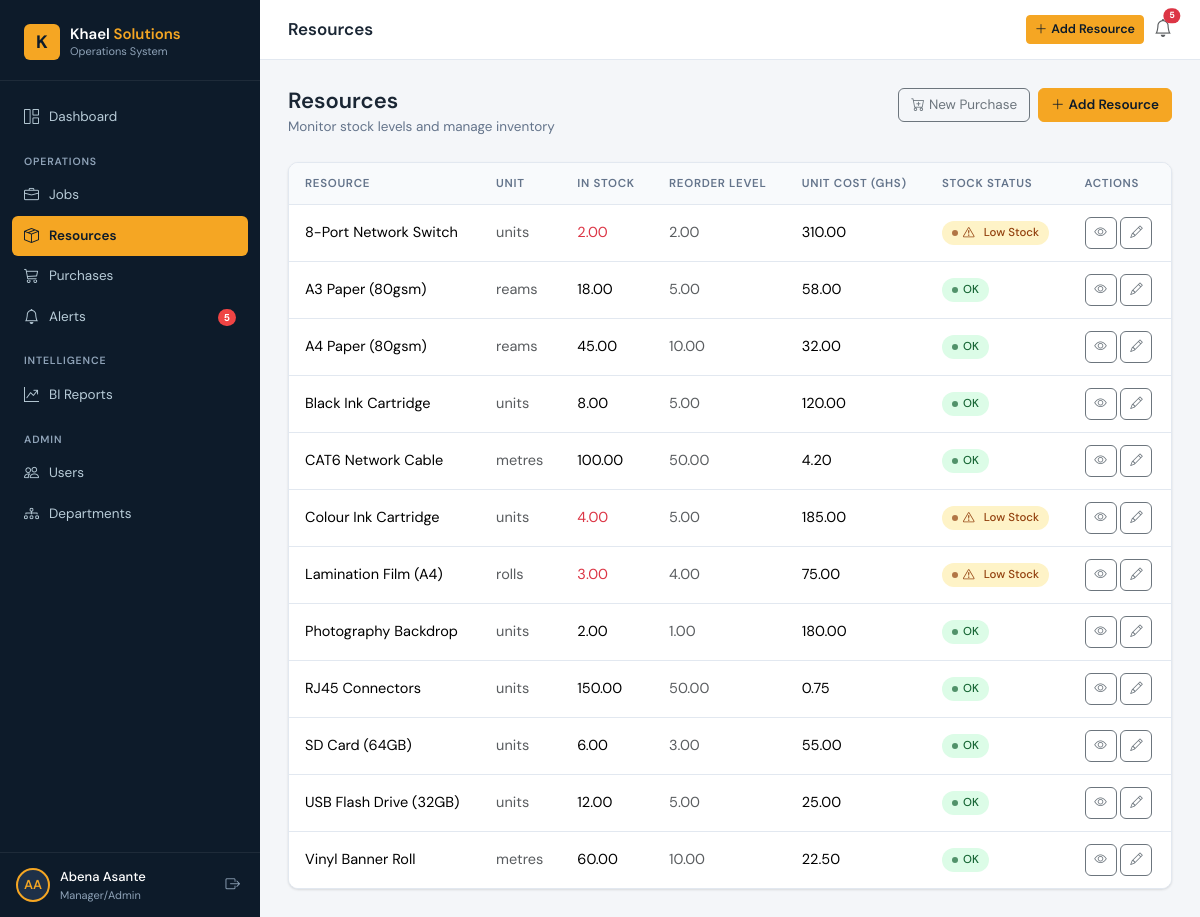
The page /resources/ (signed in) on the database its author committed.
### core/models.py (models this page shows, shortened)
class User(AbstractUser):
    class Role(models.TextChoices):
        SUPER_ADMIN = 'super_admin', 'Super Admin'
        MANAGER     = 'manager',     'Manager/Admin'
        STAFF       = 'staff',       'Department Staff'
    role = models.CharField(max_length=20, choices=Role.choices, default=Role.STAFF)
    groups = models.ManyToManyField(
        'auth.Group', related_name='core_user_set', blank=True,
    )
    user_permissions = models.ManyToManyField(
        'auth.Permission', related_name='core_user_set', blank=True,
    )
    class Meta:
        verbose_name = 'User'
        verbose_name_plural = 'Users'
        ordering = ['username']

class Resource(models.Model):
    title        = models.CharField(max_length=200)
    unit         = models.CharField(max_length=50, help_text='e.g. reams, metres, units, litres')
    quantity     = models.DecimalField(max_digits=12, decimal_places=2, default=0)
    unit_cost    = models.DecimalField(max_digits=10, decimal_places=2, default=0)
    reorder_level = models.DecimalField(
        max_digits=10, decimal_places=2, default=10,
        help_text='Alert when quantity falls at or below this level',
    )
    created_at = models.DateTimeField(auto_now_add=True)
    updated_at = models.DateTimeField(auto_now=True)
    class Meta:
        ordering = ['title']

### core/views.py (the view)
# urls.py: path('resources/',               ResourceListView.as_view(),   name='resource_list'),
@method_decorator(login_required, name='dispatch')
class ResourceListView(View):
    template_name = 'resources/resource_list.html'
    def get(self, request):
        resources = get_resource_list()
        low_stock = get_low_stock_resources()
        return render(request, self.template_name, {
            'resources':    resources,
            'low_stock_ids': set(low_stock.values_list('pk', flat=True)),
        })

### core/context_processors.py (called while the page is built)
def global_context(request):
    if not request.user.is_authenticated:
        return {}
    from core.models import Alert
    return {
        'alert_count': Alert.objects.filter(resolved=False).count(),
    }

### core/services.py (called while the page is built)
def get_resource_list():
    from core.models import Resource
    return Resource.objects.all().order_by('title')

def get_low_stock_resources():
    from core.models import Resource
    return Resource.objects.filter(quantity__lte=F('reorder_level'))

### templates/resources/resource_list.html (shortened to what this page needs)
{% extends 'base.html' %}
{% block topbar_title %}Resources{% endblock %}
{% block topbar_actions %}
{% if user.role in 'super_admin,manager' %}
<a href="{% url 'core:resource_create' %}" class="btn btn-sm btn-primary">
  <i class="bi bi-plus-lg me-1"></i>Add Resource
</a>
{% endif %}
{% endblock %}
{% block content %}
<div class="page-header">
  <div>
    <h1>Resources</h1>
    <p>Monitor stock levels and manage inventory</p>
  </div>
  {% if user.role in 'super_admin,manager' %}
  <div class="page-actions">
    <a href="{% url 'core:purchase_create' %}" class="btn btn-outline-secondary">
      <i class="bi bi-cart-plus me-1"></i>New Purchase
    </a>
    <a href="{% url 'core:resource_create' %}" class="btn btn-primary">
      <i class="bi bi-plus-lg me-1"></i>Add Resource
    </a>
  </div>
  {% endif %}
</div>
<div class="table-wrapper">
  <table class="table table-hover">
    <thead>
      <tr>
        <th>Resource</th>
        <th>Unit</th>
        <th>In Stock</th>
        <th>Reorder Level</th>
        <th>Unit Cost (GHS)</th>
        <th>Stock Status</th>
        <th>Actions</th>
      </tr>
    </thead>
    <tbody>
      {% for res in resources %}
      <tr>
        <td class="fw-500">{{ res.title }}</td>
        <td class="text-muted">{{ res.unit }}</td>
        <td>
          {% if res.pk in low_stock_ids %}
            <span class="text-danger fw-500">{{ res.quantity }}</span>
          {% else %}
            {{ res.quantity }}
          {% endif %}
        </td>
        <td class="text-muted">{{ res.reorder_level }}</td>
        <td>{{ res.unit_cost }}</td>
        <td>
          {% if res.pk in low_stock_ids %}
            <span class="badge-status badge-warning"><i class="bi bi-exclamation-triangle me-1"></i>Low Stock</span>
          {% else %}
            <span class="badge-status badge-completed">OK</span>
          {% endif %}
        </td>
        <td>
          <a href="{% url 'core:resource_detail' res.pk %}" class="btn btn-sm btn-outline-secondary btn-icon" title="View">
            <i class="bi bi-eye"></i>
          </a>
          {% if user.role in 'super_admin,manager' %}
          <a href="{% url 'core:resource_edit' res.pk %}" class="btn btn-sm btn-outline-secondary btn-icon" title="Edit">
            <i class="bi bi-pencil"></i>
          </a>
          {% endif %}
        </td>
      </tr>
      {% endfor %}
    </tbody>
  </table>
</div>
{% endblock %}

### templates/base.html (shortened to what this page needs)
<!DOCTYPE html>
<html lang="en">
<head>
  <link href="https://cdnjs.cloudflare.com/ajax/libs/bootstrap/5.3.2/css/bootstrap.min.css" rel="stylesheet" />
  <link href="https://cdnjs.cloudflare.com/ajax/libs/bootstrap-icons/1.11.3/font/bootstrap-icons.min.css" rel="stylesheet" />
  {% load static %}
  <link rel="stylesheet" href="{% static 'css/main.css' %}" />
</head>
<body>
<div id="wrapper">
  <nav id="sidebar">
    <div class="sidebar-brand">
      <a href="{% url 'core:dashboard' %}" class="brand-logo">
        <div class="brand-icon">K</div>
        <div>
          <div class="brand-name">Khael <span>Solutions</span></div>
          <div class="brand-sub">Operations System</div>
        </div>
      </a>
    </div>
    <div class="sidebar-nav">
      <ul class="list-unstyled mb-0">
        <li class="nav-item">
          <a href="{% url 'core:dashboard' %}" class="{% if request.resolver_match.url_name == 'dashboard' %}active{% endif %}">
            <i class="bi bi-grid-1x2"></i> Dashboard
          </a>
        </li>
        <div class="nav-section-label">Operations</div>
        <li class="nav-item">
          <a href="{% url 'core:job_list' %}" class="{% if 'job' in request.resolver_match.url_name %}active{% endif %}">
            <i class="bi bi-briefcase"></i> Jobs
          </a>
        </li>
        <li class="nav-item">
          <a href="{% url 'core:resource_list' %}" class="{% if 'resource' in request.resolver_match.url_name %}active{% endif %}">
            <i class="bi bi-box-seam"></i> Resources
          </a>
        </li>
        {% if user.role in 'super_admin,manager' %}
        <li class="nav-item">
          <a href="{% url 'core:purchase_list' %}" class="{% if 'purchase' in request.resolver_match.url_name %}active{% endif %}">
            <i class="bi bi-cart3"></i> Purchases
          </a>
        </li>
        {% endif %}
        <li class="nav-item">
          <a href="{% url 'core:alert_list' %}" class="{% if 'alert' in request.resolver_match.url_name %}active{% endif %}">
            <i class="bi bi-bell"></i> Alerts
            {% if alert_count > 0 %}
              <span class="nav-badge">{{ alert_count }}</span>
            {% endif %}
          </a>
        </li>
        {% if user.role in 'super_admin,manager' %}
        <div class="nav-section-label">Intelligence</div>
        <li class="nav-item">
          <a href="{% url 'core:report_list' %}" class="{% if 'report' in request.resolver_match.url_name %}active{% endif %}">
            <i class="bi bi-graph-up-arrow"></i> BI Reports
          </a>
        </li>
        {% endif %}
        {% if user.role in 'super_admin,manager' %}
        <div class="nav-section-label">Admin</div>
        <li class="nav-item">
          <a href="{% url 'core:user_list' %}" class="{% if 'user' in request.resolver_match.url_name %}active{% endif %}">
            <i class="bi bi-people"></i> Users
          </a>
        </li>
        <li class="nav-item">
          <a href="{% url 'core:department_list' %}" class="{% if 'department' in request.resolver_match.url_name %}active{% endif %}">
            <i class="bi bi-diagram-3"></i> Departments
          </a>
        </li>
        {% endif %}
      </ul>
    </div>
    <div class="sidebar-user">
      <div class="user-avatar">{{ user.first_name|slice:":1"|upper }}{{ user.last_name|slice:":1"|upper }}</div>
      <div class="user-info">
        <div class="user-name">{{ user.get_full_name|default:user.username }}</div>
        <div class="user-role">{{ user.get_role_display }}</div>
      </div>
      <form method="post" action="{% url 'core:logout' %}">
        <button type="submit" class="logout-btn" title="Logout">
          <i class="bi bi-box-arrow-right"></i>
        </button>
      </form>
    </div>
  </nav>
  <div id="main-content">
    <div class="topbar">
      <div class="d-flex align-items-center gap-3">
        <span class="topbar-title">{% block topbar_title %}{% endblock %}</span>
      </div>
      <div class="topbar-actions">
        {% block topbar_actions %}{% endblock %}
        <a href="{% url 'core:alert_list' %}" class="position-relative text-muted" style="font-size:18px; text-decoration:none;">
          <i class="bi bi-bell"></i>
          {% if alert_count > 0 %}
            <span class="position-absolute top-0 start-100 translate-middle badge rounded-pill bg-danger" style="font-size:9px;">{{ alert_count }}</span>
          {% endif %}
        </a>
      </div>
    </div>
    <div class="page-body">
      {% block content %}{% endblock %}
    </div>
  </div>
</div>
{% load static %}
</body>
</html>

### rows shown on the page
User: first_name "A", last_name "A", get_full_name "Abena Asante", role "Manager/Admin"
Resource: title "8-Port Network Switch", unit "units", quantity "2.00", reorder_level "2.00", unit_cost "310.00", shows "Low Stock"
Resource: title "A3 Paper (80gsm)", unit "reams", quantity "18.00", reorder_level "5.00", unit_cost "58.00", shows "OK"
Resource: title "A4 Paper (80gsm)", unit "reams", quantity "45.00", reorder_level "10.00", unit_cost "32.00", shows "OK"
Resource: title "Black Ink Cartridge", unit "units", quantity "8.00", reorder_level "5.00", unit_cost "120.00", shows "OK"
Resource: title "CAT6 Network Cable", unit "metres", quantity "100.00", reorder_level "50.00", unit_cost "4.20", shows "OK"
Resource: title "Colour Ink Cartridge", unit "units", quantity "4.00", reorder_level "5.00", unit_cost "185.00", shows "Low Stock"
Resource: title "Lamination Film (A4)", unit "rolls", quantity "3.00", reorder_level "4.00", unit_cost "75.00", shows "Low Stock"
Resource: title "Photography Backdrop", unit "units", quantity "2.00", reorder_level "1.00", unit_cost "180.00", shows "OK"
Resource: title "RJ45 Connectors", unit "units", quantity "150.00", reorder_level "50.00", unit_cost "0.75", shows "OK"
Resource: title "SD Card (64GB)", unit "units", quantity "6.00", reorder_level "3.00", unit_cost "55.00", shows "OK"
Resource: title "USB Flash Drive (32GB)", unit "units", quantity "12.00", reorder_level "5.00", unit_cost "25.00", shows "OK"
Resource: title "Vinyl Banner Roll", unit "metres", quantity "60.00", reorder_level "10.00", unit_cost "22.50", shows "OK"

### other values the page prints
{{ alert_count }} "5"
